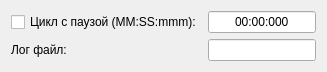
<?xml version="1.0" encoding="UTF-8"?>
<ui version="4.0">
 <class>Settings</class>
 <widget class="QWidget" name="Settings">
  <property name="windowModality">
   <enum>Qt::ApplicationModal</enum>
  </property>
  <property name="geometry">
   <rect>
    <x>0</x>
    <y>0</y>
    <width>327</width>
    <height>64</height>
   </rect>
  </property>
  <property name="windowTitle">
   <string>Настройки</string>
  </property>
  <property name="windowIcon">
   <iconset>
    <normaloff>../pictogram/control_equalizer_blue_4492.png</normaloff>../pictogram/control_equalizer_blue_4492.png</iconset>
  </property>
  <layout class="QGridLayout" name="gridLayout">
   <item row="1" column="0">
    <widget class="QLabel" name="label">
     <property name="text">
      <string>Лог файл:</string>
     </property>
    </widget>
   </item>
   <item row="0" column="1">
    <widget class="QLineEdit" name="timeLineEdit">
     <property name="inputMask">
      <string>99:99:999;_</string>
     </property>
     <property name="text">
      <string>00:00:000</string>
     </property>
     <property name="alignment">
      <set>Qt::AlignCenter</set>
     </property>
    </widget>
   </item>
   <item row="0" column="0">
    <widget class="QCheckBox" name="pauseCheckbox">
     <property name="text">
      <string>Цикл с паузой (MM:SS:mmm):</string>
     </property>
    </widget>
   </item>
   <item row="1" column="1">
    <widget class="QLineEdit" name="logFileName"/>
   </item>
  </layout>
 </widget>
 <resources/>
 <connections/>
</ui>
